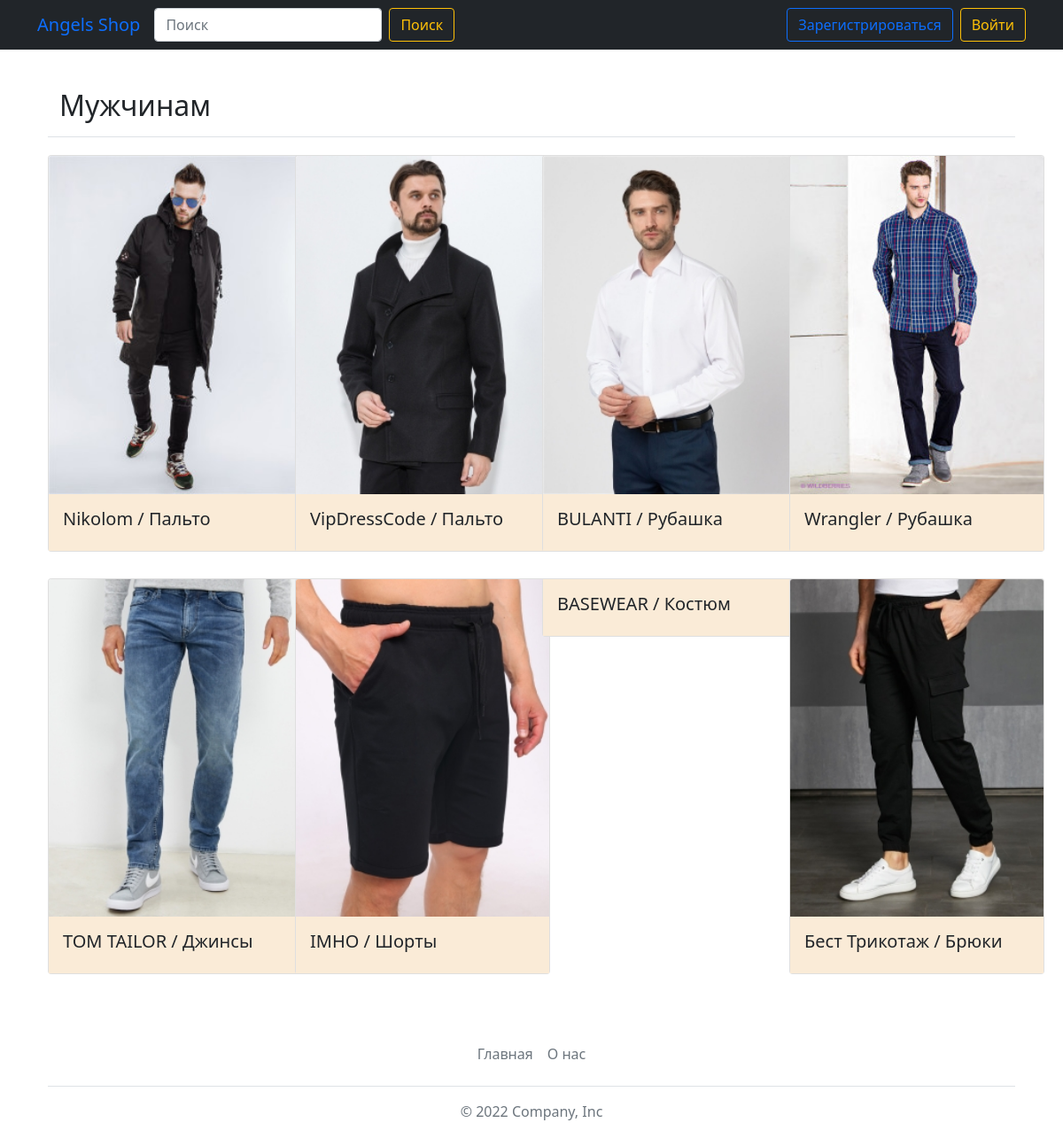
/catalog/man, run on the app's committed database.
### data/products.py (models this page shows)
class Products(SqlAlchemyBase):
    __tablename__ = 'products'
    id = sqlalchemy.Column(sqlalchemy.Integer,
                           primary_key=True, autoincrement=True)
    title = sqlalchemy.Column(sqlalchemy.String, nullable=False)
    price = sqlalchemy.Column(sqlalchemy.Integer, nullable=False)
    type = sqlalchemy.Column(sqlalchemy.String, nullable=False)
    image_path = sqlalchemy.Column(sqlalchemy.String, nullable=False)

### main.py (the view)
@app.route('/catalog/<data>', methods=['post', 'get'])
def catalog_types(data):
    form = SearchForm()
    if form.validate_on_submit():
        return redirect(f'/catalog/{form.search_string.data}')
    db_sess = db_session.create_session()
    list_products = []
    if data == "woman":
        name_title = "Женщинам"
        filter_data = db_sess.query(Products).filter(Products.type == data)
    elif data == "man":
        name_title = "Мужчинам"
        filter_data = db_sess.query(Products).filter(Products.type == data)
    elif data == "kids":
        name_title = "Детям и подросткам"
        filter_data = db_sess.query(Products).filter(Products.type == data)
    else:
        name_title = data
        filter_data = db_sess.query(Products).all()
    if data in ["woman", "man", "kids"]:
        for elem in filter_data:
            list_products.append([elem.title, elem.price, elem.type, elem.image_path, elem.id])
    else:
        for elem in filter_data:
            if name_title.lower() in elem.title.lower():
                list_products.append([elem.title, elem.price, elem.type, elem.image_path, elem.id])
    return render_template('catalog.html', title='Каталог', name_title=name_title, type="all", list_products=list_products, form=form)

### forms/SearchForm.py
class SearchForm(FlaskForm):
    search_string = StringField('', validators=[DataRequired()])
    catalog = StringField('')

### data/db_session.py (called while the page is built)
def create_session() -> Session:
    global __factory
    return __factory()

### templates/catalog.html (shortened to what this page needs)
{% extends "base.html" %}
{% block content %}
<section class="section-products">
    <div class="container">
        <div class="row start-text">
            <div class="col-md-8 col-lg-6" style="padding-left:25px;padding-top:20px">
                <div class="header">
                    <h2>{{ name_title }}</h2>
                </div>
            </div>
        </div>
        <div class="pb-2 border-bottom"></div>
        <div class="row" style="padding-top:20px">
            {% for elem in list_products %}
            <div class="col-md-6 col-lg-4 col-xl-3" style="padding-bottom:30px;">
                <div class="card" style="width: 18rem;">
                    <img src="../static/img/products/{{ elem[2] }}/{{ elem[3] }}" class="card-img-top" alt="">
                    <div class="card-body" style="background-color:#FAEBD7">
                        <h5 class="card-title">{{ elem[0] }}</h5>
                    </div>
                </div>
            </div>
            {% endfor %}
        </div>
    </div>
</section>
{% endblock %}

### data on the page
Products: image_path (picture), title "Nikolom / Пальто"
Products: image_path (picture), title "VipDressCode / Пальто"
Products: image_path (picture), title "BULANTI / Рубашка"
Products: image_path (picture), title "Wrangler / Рубашка"
Products: image_path (picture), title "TOM TAILOR / Джинсы"
Products: image_path (picture), title "IMHO / Шорты"
Products: title "BASEWEAR / Костюм"
Products: image_path (picture), title "Бест Трикотаж / Брюки"

### other printed values
{{ name_title }} "Мужчинам"
